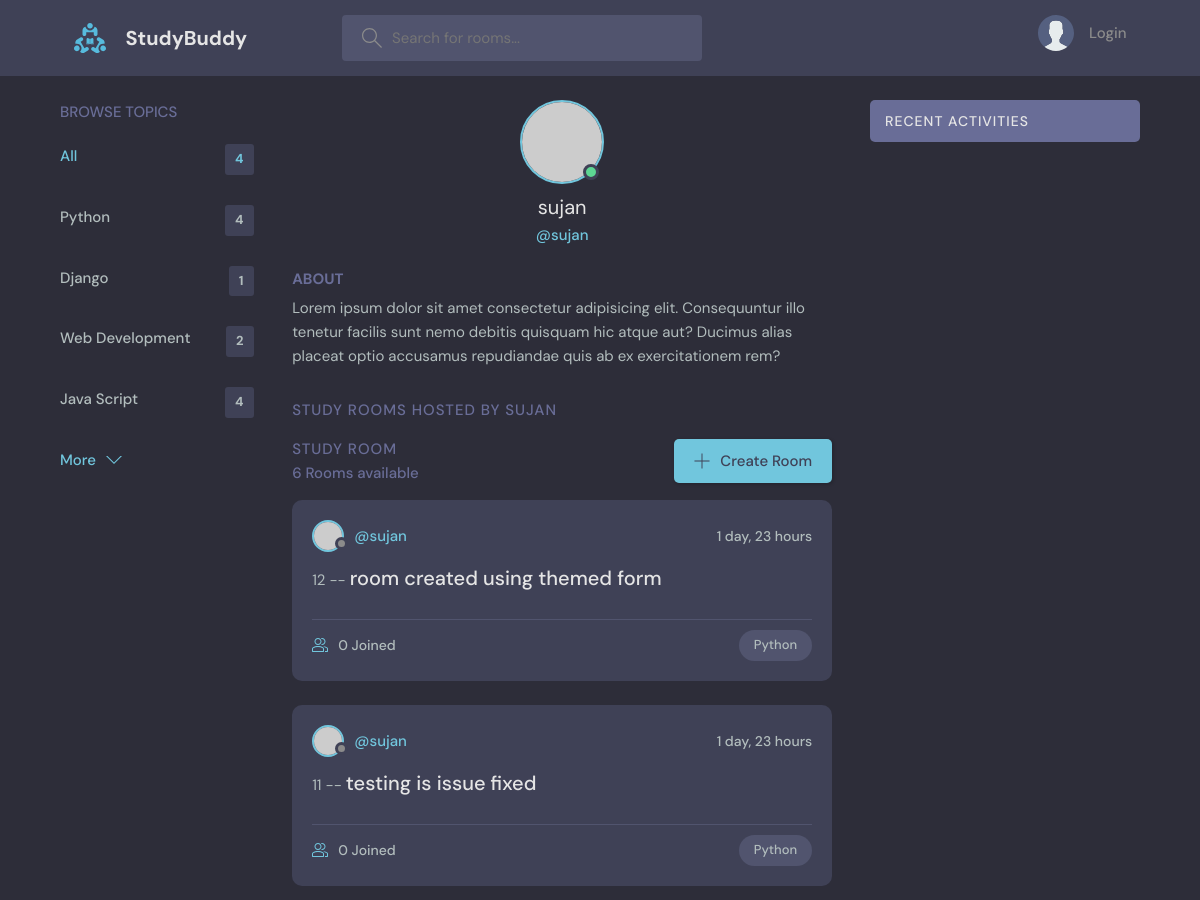
/profile/1/ (upper part), run on an earlier commit of the app's database.
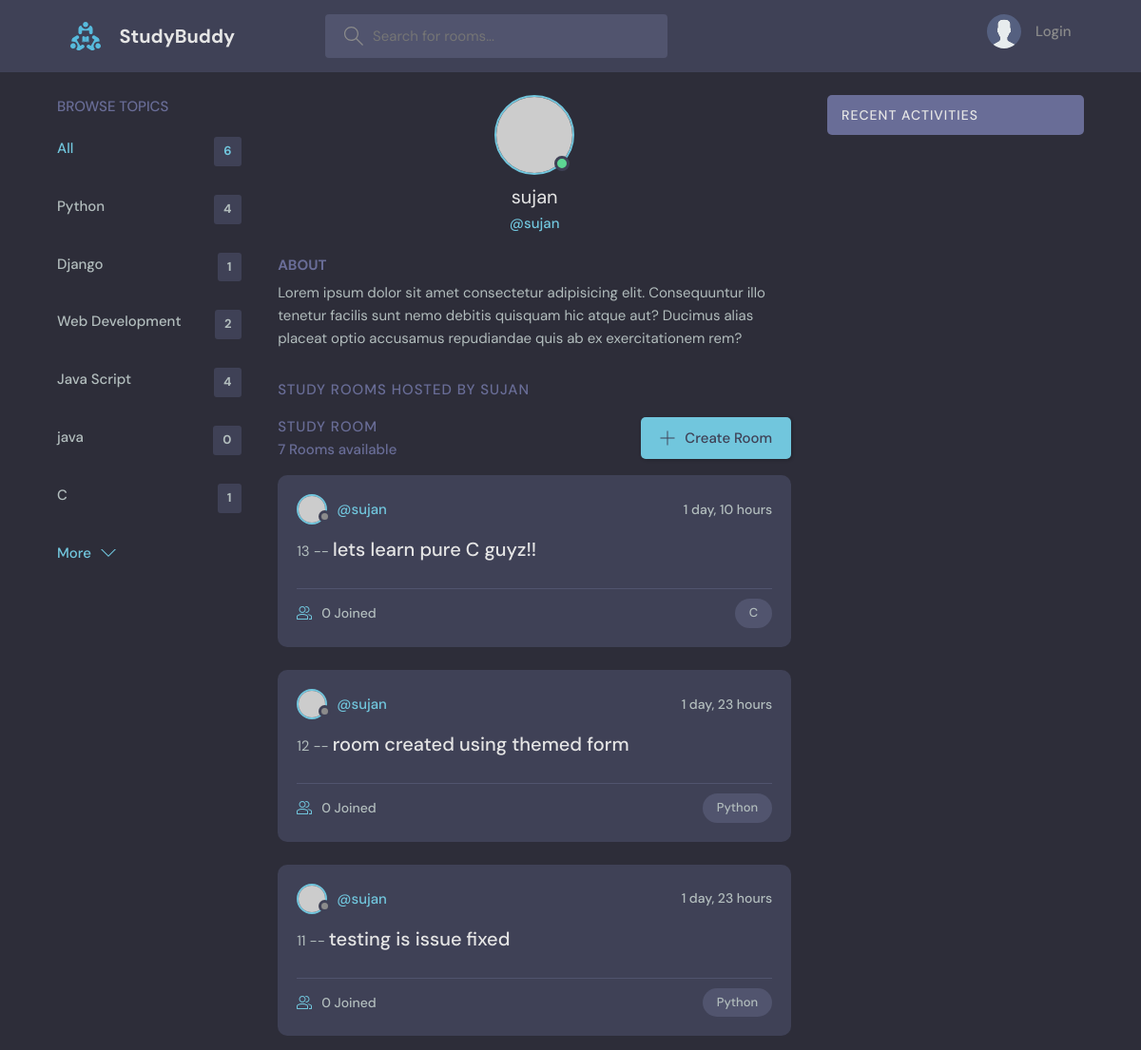
And on a later commit of the database.
### base/models.py (models this page shows, shortened)
class Topic(models.Model):
    name = models.CharField(max_length=200)

class Room(models.Model):
    host = models.ForeignKey(User, on_delete=models.SET_NULL, null=True)
    topic = models.ForeignKey(Topic, on_delete=models.SET_NULL, null=True)
    name = models.CharField(max_length=200)
    description = models.TextField(null=True, blank=True)
    participants = models.ManyToManyField(User, related_name='participants', blank=True)
    updated = models.DateTimeField(auto_now=True)
    created = models.DateTimeField(auto_now_add=True)
    class Meta:
        ordering = ['-updated', '-created']

### base/views.py (the view)
# urls.py: path('profile/<str:pk>/', views.userProfile, name="profile"),
def userProfile(request, pk):
    user = User.objects.get(id=pk)
    rooms = user.room_set.all()
    room_messages = user.message_set.all()
    topics = Topic.objects.all()
    context = {'user': user, 'room_messages': room_messages, 'topics': topics, 'rooms': rooms}
    return render(request, 'base/profile.html', context)

### base/templates/base/profile.html (shortened to what this page needs)
{% extends 'main.html' %}
{% block content %}
<main class="profile-page layout layout--3">
    <div class="container">
      {% include 'base/topics_components.html' %}
      <div class="roomList">
        <div class="profile">
          <div class="profile__avatar">
            <div class="avatar avatar--large active">
              <img src="https://randomuser.me/api/portraits/men/11.jpg" />
            </div>
          </div>
          <div class="profile__info">
            <h3>{{user.username}}</h3>
            <p>@{{user}}</p>
          </div>
          <div class="profile__about">
            <h3>About</h3>
            <p>
              Lorem ipsum dolor sit amet consectetur adipisicing elit. Consequuntur illo tenetur
              facilis sunt nemo debitis quisquam hic atque aut? Ducimus alias placeat optio
              accusamus repudiandae quis ab ex exercitationem rem?
            </p>
          </div>
        </div>
        <div class="roomList__header">
          <div>
            <h2>Study Rooms Hosted by {{user.username}}</a>
            </h2>
          </div>
        </div>
        {% include 'base/feed_components.html' %}
      </div>
      {% include "base/activity-component.html" %}
    </div>
</main>
{% endblock content%}

### base/templates/base/topics_components.html
        <div class="topics">
          <div class="topics__header">
            <h2>Browse Topics</h2>
          </div>
          <ul class="topics__list">
            <li>
              <a href="{% url 'home'%}" class="active">All <span>{{topics.count}}</span></a>
            </li>
            {% for topic in topics %}
            <li>
              <a href="{% url 'home' %}?q={{topic.name}}">{{topic.name}}<span>{{topic.room_set.all.count}}</span></a>
            </li>
            {% endfor %}
          </ul>
          <a class="btn btn--link" href="topics.html">
            More
            <svg version="1.1" xmlns="http://www.w3.org/2000/svg" width="32" height="32" viewBox="0 0 32 32">
              <title>chevron-down</title>
              <path d="M16 21l-13-13h-3l16 16 16-16h-3l-13 13z"></path>
            </svg>
          </a>
        </div>

### base/templates/base/feed_components.html (shortened to what this page needs)
        <div class="roomList">
          <div class="roomList__header">
            <div>
              <h2>Study Room</h2>
              <p>{{rooms.count}} Rooms available</p>
            </div>
            <a class="btn btn--main" href="{% url 'create-room' %}">
              <svg version="1.1" xmlns="http://www.w3.org/2000/svg" width="32" height="32" viewBox="0 0 32 32">
                <title>add</title>
                <path
                  d="M16.943 0.943h-1.885v14.115h-14.115v1.885h14.115v14.115h1.885v-14.115h14.115v-1.885h-14.115v-14.115z"
                ></path>
              </svg>
              Create Room
            </a>
          </div>
          {% for room in rooms %}
            <div class="roomListRoom">
                <div class="roomListRoom__header">
                <a href="{% url 'profile' room.host.id %}" class="roomListRoom__author">
                    <div class="avatar avatar--small">
                    <img src="https://randomuser.me/api/portraits/women/11.jpg" />
                    </div>
                    <span>@{{room.host.username}}</span>
                </a>
                <div class="roomListRoom__actions">
                    <span>{{room.created | timesince}}</span>
                </div>
                </div>
                <div class="roomListRoom__content">
                {{room.id}} -- <a href="/room/{{room.id}}">{{room.name}}</a>
                </div>
                <div class="roomListRoom__meta">
                <a href="room.html" class="roomListRoom__joined">
                    {{room.participants.count}} Joined
                </a>
                <p class="roomListRoom__topic">{{room.topic.name}}</p>
                </div>
            </div>
          {%endfor%}
        </div>

What changed in the data, as far as the page shows it:
added Topic: name "java", room_set.all.count "0"
added Topic: name "C", room_set.all.count "1"
added Room: host.username "sujan", created "1 day, 10 hours", id "13", name "lets learn pure C guyz!!", participants.count "0", topic.name "C"
Also different on the page:
{{ topics.count }}: "4" → "6"
{{ rooms.count }}: "6" → "7"
